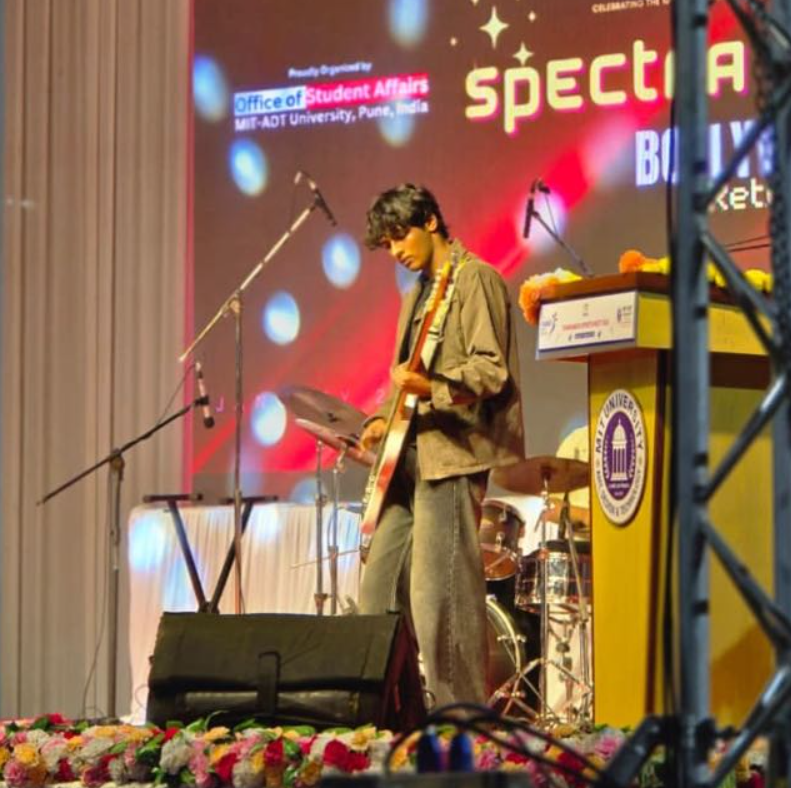
#> input picture assets/source-photo.png, 791 x 788 px, found by its file name
$ python matrix_portrait.py
#> lines starting #> are read from the running program, lines starting #| are printed output that depends on the picture
"""
Matrix "code rain" portrait generator.

Turns a photo into an animated GIF where falling green characters form the
picture. The photo's brightness drives how bright each glyph is, so the subject
stays readable while streams of code rain down over it. If `rembg` is
installed the background is removed first, so only the person is drawn in code
and the rain falls through empty black around them.

Usage (from the repo root):
    python scripts/matrix_portrait.py                        # defaults below
    python scripts/matrix_portrait.py photo.jpg assets/out   # custom input / output stem

Tweak the CONFIG block to change crop, size, speed, colours or density.
Requires: pillow, numpy   (optional: rembg[cpu] for background removal)
"""
from __future__ import annotations

import os
import random
import sys

import numpy as np
from PIL import Image, ImageDraw, ImageFilter, ImageFont, ImageOps

# ----------------------------------------------------------------- CONFIG ----
SRC = sys.argv[1] if len(sys.argv) > 1 else "assets/source-photo.png"
OUT = sys.argv[2] if len(sys.argv) > 2 else "assets/matrix-portrait"

# Crop box (left, top, right, bottom) in source-photo pixels. None = whole image.
CROP = (290, 150, 590, 600)

COLS, ROWS = 36, 54          # character grid (keep roughly the crop's aspect ratio)
CELL_W, CELL_H = 10, 13      # pixel size of one character cell -> 360 x 702 image
FRAMES = 48                  # frames in the loop
FRAME_MS = 70                # delay per frame
DROPS_PER_COL = (1, 2)       # min/max rain streams per column
TRAIL = (8, 24)              # min/max trail length in cells
GLYPH_FLICKER = 0.04         # share of glyphs that change each frame
GAMMA = 0.80                 # <1 brightens mid-tones, >1 darkens them
REMOVE_BG = True             # use rembg to isolate the person (if installed)
SUBJECT_FLOOR = 0.36         # darkest glyph inside the subject (keeps hair/clothes visible)
BG_LEVEL = 0.03              # glyph brightness outside the subject (0 = pure black)
BG_RAIN = 0.35               # how bright rain is outside the subject (1 = same as inside)
SEED = 7

# Characters: half-width katakana (the classic look) plus digits.
CHARS = [chr(c) for c in range(0xFF66, 0xFF9E)] + list("0123456789")
FONT_CANDIDATES = [
    r"C:\Windows\Fonts\msgothic.ttc",   # has half-width katakana
    r"C:\Windows\Fonts\consola.ttf",
    "/usr/share/fonts/truetype/dejavu/DejaVuSansMono.ttf",
]
# ------------------------------------------------------------------------------

random.seed(SEED)
np.random.seed(SEED)


def load_font():
    for path in FONT_CANDIDATES:
        if os.path.exists(path):
            try:
                return ImageFont.truetype(path, CELL_H + 2)
            except OSError:
                continue
    return ImageFont.load_default()


def glyph_masks(font) -> np.ndarray:
    """Render every character once as a (CELL_H, CELL_W) float mask in 0..1."""
    masks = []
    for ch in CHARS:
        im = Image.new("L", (CELL_W, CELL_H), 0)
        d = ImageDraw.Draw(im)
        bbox = d.textbbox((0, 0), ch, font=font)
        w, h = bbox[2] - bbox[0], bbox[3] - bbox[1]
        x, y = (CELL_W - w) / 2 - bbox[0], (CELL_H - h) / 2 - bbox[1]
        d.text((x, y), ch, fill=255, font=font)
        d.text((x + 1, y), ch, fill=255, font=font)   # fake bold: thicker strokes read better
        masks.append(np.asarray(im, dtype=np.float32) / 255.0)
    arr = np.stack(masks)
    keep = arr.reshape(len(CHARS), -1).max(axis=1) > 0.2   # drop glyphs the font lacks
    return arr[keep]


def subject_mask(im: Image.Image) -> np.ndarray | None:
    """Alpha mask (0..1) of the person, or None if rembg is not available."""
    if not REMOVE_BG:
        return None
    try:
        from rembg import remove
    except ImportError:
        print("rembg not installed; rendering without background removal")
        return None
    cut = remove(im.convert("RGB"))                       # RGBA with background cleared
    alpha = cut.getchannel("A").filter(ImageFilter.GaussianBlur(1.5))
    return np.asarray(alpha.resize((COLS, ROWS), Image.LANCZOS), dtype=np.float32) / 255.0


def luminance_grid() -> tuple[np.ndarray, np.ndarray]:
    """Returns (brightness grid 0..1, subject mask 0..1) at COLS x ROWS."""
    im = Image.open(SRC)
#> im is the input picture: PIL image 791x788 RGBA; mean R, G, B, A 139, 101.9, 79.2, 255
    im = ImageOps.exif_transpose(im)
    if CROP:
        im = im.crop(CROP)
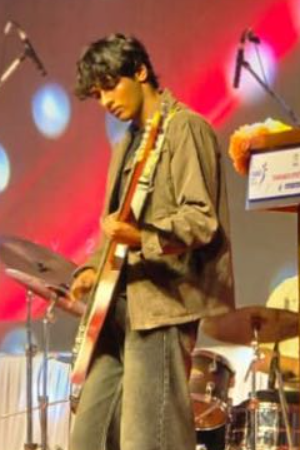
#> im: PIL image 300x450 RGBA; mean R, G, B, A 161.5, 104.5, 78.5, 255
    mask = subject_mask(im)

    g = ImageOps.autocontrast(im.convert("L"), cutoff=1)
    L = np.asarray(g.resize((COLS, ROWS), Image.LANCZOS), dtype=np.float32) / 255.0
    L = np.clip(L, 0, 1) ** GAMMA

    if mask is None:
        mask = np.ones_like(L)
    # Inside the subject: lift the floor so dark hair/clothes still read as a shape.
    inside = SUBJECT_FLOOR + (1 - SUBJECT_FLOOR) * L
    return inside * mask + BG_LEVEL * (1 - mask), mask


def make_drops():
    """Rain streams that wrap exactly every FRAMES frames so the GIF loops cleanly."""
    drops = []
    for c in range(COLS):
        for _ in range(random.randint(*DROPS_PER_COL)):
            length = random.randint(*TRAIL)
            period = ROWS + length                      # cells travelled per wrap
            laps = random.choice([1, 1, 2])             # wraps per loop
            speed = laps * period / FRAMES              # cells per frame
            drops.append((c, random.uniform(0, period), speed, length, period))
    return drops


def colourise(b: np.ndarray) -> np.ndarray:
    """Brightness 0..1 -> RGB. Dim = deep green, bright = near-white green."""
    r = 255 * (0.95 * b ** 3)
    g = 255 * np.clip(b * 1.05, 0, 1)
    bl = 255 * (0.25 * b + 0.70 * b ** 3)
    return np.stack([r, g, bl], axis=-1)


def main():
    font = load_font()
    masks = glyph_masks(font)
    n_glyphs = len(masks)
    base, subject = luminance_grid()
    drops = make_drops()
    G = np.random.randint(0, n_glyphs, size=(ROWS, COLS))

    frames = []
    for t in range(FRAMES):
        flip = np.random.rand(ROWS, COLS) < GLYPH_FLICKER
        G[flip] = np.random.randint(0, n_glyphs, size=flip.sum())

        bright = base * 0.9                                   # resting portrait layer
        for c, y0, speed, length, period in drops:
            head = (y0 + speed * t) % period
            for k in range(length):
                y = int(head) - k
                if 0 <= y < ROWS:
                    fade = (1 - k / length) ** 1.6
                    s = subject[y, c]
                    scale = BG_RAIN + (1 - BG_RAIN) * s           # rain is dimmer off-subject
                    if k == 0:
                        v = (0.75 + 0.25 * base[y, c]) * scale    # head: bright, almost white
                    else:
                        v = fade * (0.35 + 0.65 * base[y, c]) * scale
                    bright[y, c] = max(bright[y, c], v)

        glyph = masks[G].transpose(0, 2, 1, 3).reshape(ROWS * CELL_H, COLS * CELL_W)
        b = np.repeat(np.repeat(bright, CELL_H, axis=0), CELL_W, axis=1) * glyph
        frames.append(Image.fromarray(colourise(np.clip(b, 0, 1)).astype(np.uint8), "RGB"))

    # Shared palette keeps the GIF small and avoids colour flicker between frames.
    palette_src = frames[FRAMES // 3].quantize(colors=96, method=Image.Quantize.MEDIANCUT)
    pal_frames = [f.quantize(colors=96, palette=palette_src, dither=Image.Dither.NONE) for f in frames]
    pal_frames[0].save(OUT + ".gif", save_all=True, append_images=pal_frames[1:],
                       duration=FRAME_MS, loop=0, optimize=True, disposal=1)
    frames[FRAMES // 3].save(OUT + ".png", optimize=True)
    print(f"wrote {OUT}.gif ({os.path.getsize(OUT + '.gif') // 1024} KB) and {OUT}.png "
          f"[{COLS * CELL_W}x{ROWS * CELL_H}, {FRAMES} frames, {n_glyphs} glyphs]")


if __name__ == "__main__":
    main()
#> (the call stopped at in subject_mask, `cut = remove(im.convert("RGB"))`: rembg is not available in this run)
